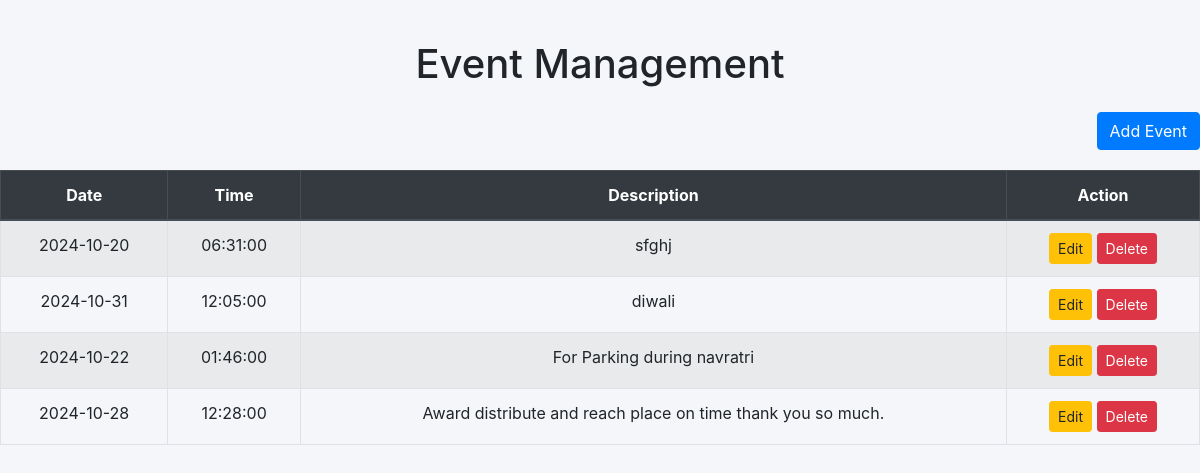
The app's page /event.php (signed in) with its own data.
### tables this page shows
CREATE TABLE `tblevents` (
  `event_id` int(11) NOT NULL,
  `event_date` date NOT NULL,
  `event_time` time NOT NULL,
  `description` text NOT NULL,
  `user_id` int(11) NOT NULL,
  `read_status` int(11) NOT NULL
);

### event.php (the view, shortened to what this page needs)
<?php
require 'dbFile/database.php';
$username = $_SESSION['username'];
$sqlUser = "SELECT user_role FROM tblUser WHERE username = '$username'";
$resultUser = mysqli_query($conn, $sqlUser);
$userData = mysqli_fetch_assoc($resultUser);
$userRole = $userData['user_role'];
?>
<!DOCTYPE html>
<html lang="en">
<head>
    <link href="https://stackpath.bootstrapcdn.com/bootstrap/4.5.2/css/bootstrap.min.css" rel="stylesheet">
</head>
<body>
    <div class="containerEve">
        <h1 class="text-center mb-4">Event Management</h1>
        <div class="event-container">
            <?php if ($userRole !== 'owner') : ?>
                <form method="post">
                    <input type="submit" name="btnAddEvent" value="Add Event" formaction="eventApp.php" class="btn btn-primary">
                </form>
            <?php endif; ?>
        </div>
        <?php
        $sql = "SELECT * FROM tblEvents ORDER BY event_id DESC";
        $result = mysqli_query($conn, $sql);
        if (mysqli_num_rows($result) > 0) {
            echo '<table class="table table-bordered table-striped event-table">
                    <thead class="thead-dark">
                        <tr>
                            <th>Date</th>
                            <th>Time</th>
                            <th>Description</th>';
                            if ($userRole !== 'owner') {
                                echo '<th>Action</th>';
                            }
            echo '</tr>
                </thead>
                <tbody>';
            while ($row = mysqli_fetch_assoc($result)) {
                echo '<tr>';
                echo '<td>' . htmlspecialchars($row['event_date']) . '</td>';
                echo '<td>' . htmlspecialchars($row['event_time']) . '</td>';
                echo '<td>' . htmlspecialchars($row['description']) . '</td>';
                if ($userRole !== 'owner') {
                    echo '<td>
                            <a href="eventApp.php?event_id=' . $row['event_id'] . '" class="btn btn-warning btn-sm">Edit</a>
                            <a href="eventDelete.php?event_id=' . $row['event_id'] . '"
                               onclick="return confirm(\'Are you sure you want to delete this event?\');" class="btn btn-danger btn-sm">Delete</a>
                          </td>';
                }
                echo '</tr>';
            }
            echo '</tbody></table>';
        } else {
            echo '<p class="alert alert-info text-center">No events available.</p>';
        }
        ?>
    </div>
</body>
</html>

### event.php (style rules this page uses)
body { background-color: #f4f6f9; }
.containerEve { margin-top: 40px; }
.event-container { margin-bottom: 20px; text-align: right; }
.event-table th, .event-table td { text-align: center; }
table { margin-top: 20px; }

### records on screen
tblevents: event_date "2024-10-20", event_time "06:31:00", description "sfghj"
tblevents: event_date "2024-10-31", event_time "12:05:00", description "diwali"
tblevents: event_date "2024-10-22", event_time "01:46:00", description "For Parking during navratri"
tblevents: event_date "2024-10-28", event_time "12:28:00", description "Award distribute and reach place on time thank you so much."
